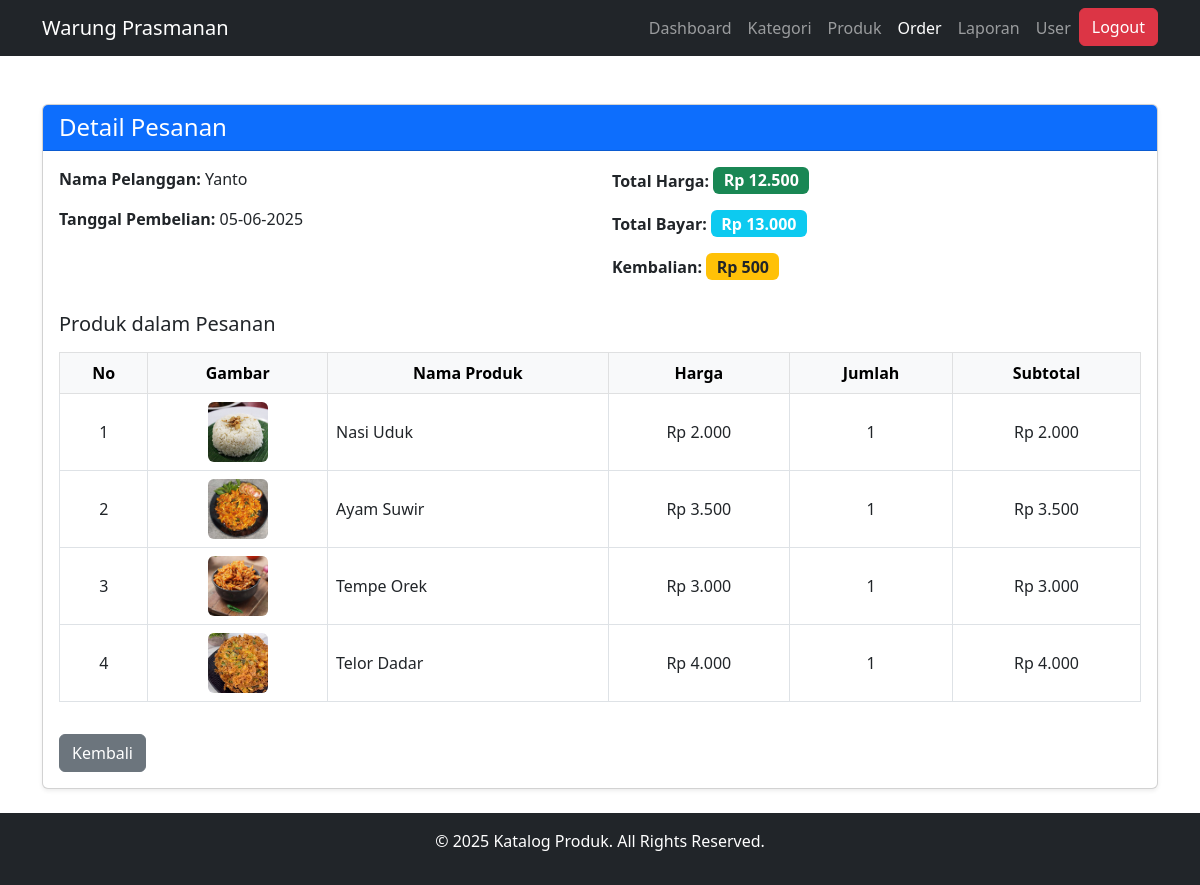
The app's page /order/detail.php?id=1 (signed in) with its own data.
### tables this page shows
CREATE TABLE `pesanan` (
  `id` int(11) NOT NULL,
  `nama_pelanggan` varchar(100) DEFAULT NULL,
  `tanggal_pembelian` date DEFAULT NULL,
  `total_harga` double DEFAULT NULL,
  `total_pembayaran` double DEFAULT NULL,
  `created_at` timestamp NULL DEFAULT current_timestamp()
);

CREATE TABLE `pesanan_detail` (
  `id` int(11) NOT NULL,
  `id_pesanan` int(11) DEFAULT NULL,
  `id_produk` int(11) DEFAULT NULL,
  `jumlah` int(11) DEFAULT NULL
);

CREATE TABLE `produk` (
  `id_produk` int(11) NOT NULL,
  `gambar` varchar(255) DEFAULT NULL,
  `nama_produk` varchar(150) NOT NULL,
  `harga` decimal(10,2) DEFAULT NULL,
  `id_kategori` int(11) DEFAULT NULL
);

### order/detail.php (the view, shortened to what this page needs)
<?php
include '../config/db.php';
include '../includes/navbar.php';
$id_pesanan = (int) $_GET['id'];
$pesanan = $koneksi->query("SELECT * FROM pesanan WHERE id = $id_pesanan")->fetch_assoc();
$detail = $koneksi->query("
    SELECT pd.*, p.nama_produk, p.harga, p.gambar
    FROM pesanan_detail pd
    JOIN produk p ON pd.id_produk = p.id_produk
    WHERE pd.id_pesanan = $id_pesanan
");
?>
<div class="container mt-5">
    <div class="card shadow-sm">
        <div class="card-header bg-primary text-white">
            <h4 class="mb-0">Detail Pesanan</h4>
        </div>
        <div class="card-body">
            <div class="row mb-3">
                <div class="col-md-6">
                    <p><strong>Nama Pelanggan:</strong> <?= htmlspecialchars($pesanan['nama_pelanggan']) ?></p>
                    <p><strong>Tanggal Pembelian:</strong> <?= date('d-m-Y', strtotime($pesanan['tanggal_pembelian'])) ?></p>
                </div>
                <div class="col-md-6">
                    <p><strong>Total Harga:</strong> <span class="badge bg-success fs-6">Rp <?= number_format($pesanan['total_harga'], 0, ',', '.') ?></span></p>
                    <p><strong>Total Bayar:</strong> <span class="badge bg-info fs-6">Rp <?= number_format($pesanan['total_pembayaran'], 0, ',', '.') ?></span></p>
                    <p><strong>Kembalian:</strong> <span class="badge bg-warning text-dark fs-6">Rp <?= number_format($pesanan['total_pembayaran'] - $pesanan['total_harga'], 0, ',', '.') ?></span></p>
                </div>
            </div>
            <h5 class="mb-3">Produk dalam Pesanan</h5>
            <div class="table-responsive">
                <table class="table table-hover table-bordered align-middle">
                    <thead class="table-light">
                        <tr class="text-center">
                            <th>No</th>
                            <th>Gambar</th>
                            <th>Nama Produk</th>
                            <th>Harga</th>
                            <th>Jumlah</th>
                            <th>Subtotal</th>
                        </tr>
                    </thead>
                    <tbody>
                        <?php
                        $no = 1;
                        while ($row = $detail->fetch_assoc()):
                            $subtotal = $row['harga'] * $row['jumlah'];
                        ?>
                        <tr class="text-center">
                            <td><?= $no++ ?></td>
                            <td><img src="../uploads/<?= $row['gambar'] ?>" alt="Gambar" width="60" height="60" class="rounded" style="object-fit: cover;"></td>
                            <td class="text-start"><?= htmlspecialchars($row['nama_produk']) ?></td>
                            <td>Rp <?= number_format($row['harga'], 0, ',', '.') ?></td>
                            <td><?= $row['jumlah'] ?></td>
                            <td>Rp <?= number_format($subtotal, 0, ',', '.') ?></td>
                        </tr>
                        <?php endwhile; ?>
                    </tbody>
                </table>
            </div>
            <a href="index.php" class="btn btn-secondary mt-3"><i class="bi bi-arrow-left-circle"></i> Kembali</a>
        </div>
    </div>
</div>
<?php include '../includes/footer.php'; ?>

### includes/footer.php (style rules this page uses)
html, body { height: 100%; margin: 0; display: flex; flex-direction: column; }
.container { flex: 1; }

### records on screen
pesanan: nama_pelanggan "Yanto", tanggal_pembelian "05-06-2025", total_harga "12.500", total_pembayaran "13.000", $pesanan['total_pembayaran'] - $pesanan['total_harga'] "500"
pesanan_detail: id_produk.gambar (picture), id_produk.nama_produk "Nasi Uduk", id_produk.harga "2.000", jumlah "1", subtotal "2.000"
pesanan_detail: id_produk.gambar (picture), id_produk.nama_produk "Ayam Suwir", id_produk.harga "3.500", jumlah "1", subtotal "3.500"
pesanan_detail: id_produk.gambar (picture), id_produk.nama_produk "Tempe Orek", id_produk.harga "3.000", jumlah "1", subtotal "3.000"
pesanan_detail: id_produk.gambar (picture), id_produk.nama_produk "Telor Dadar", id_produk.harga "4.000", jumlah "1", subtotal "4.000"
